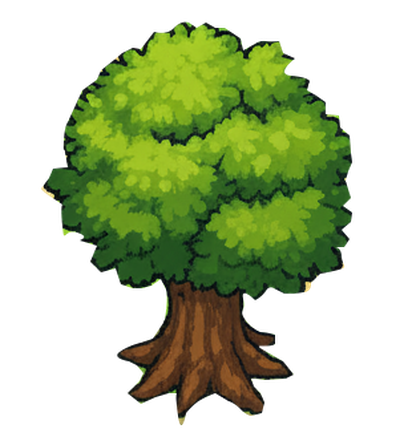
#> input picture pre_assets/pngs/20/1.png, 400 x 441 px
$ python generate_background.py
#> lines starting #> are read from the running program, lines starting #| are printed output that depends on the picture
from __future__ import annotations

import math
import random
from pathlib import Path

try:
    from PIL import Image
except ModuleNotFoundError as exc:
    raise SystemExit(
        "Pillow is required to run this script. Install project dependencies first, "
        "then rerun `python3 pre_assets/scripts/generate_background.py`."
    ) from exc


# Final output image size.
OUTPUT_WIDTH = 2500
OUTPUT_HEIGHT = 2500

# PNG sizes matched by sorted filename order: 1.png, 2.png, 3.png, ...
# If you provide a single value, it is reused for every PNG.
# Each value is treated as the max dimension for that PNG while preserving aspect ratio.
PNG_SIZES = [300]
# PNG_SIZES = [200, 200, 800, 200, 200, 300, 600, 200, 200, 250, 600, 250, 200, 600, 300]
#           [ 1,  2,    3,   4,   5,   6,   7,   8,   9,  10,  11, 12, 13,   14,  15]
# Extra space between placed PNGs and from the image edge.
PADDING = 100

# More candidates/attempts usually gives a better spread, but is slower.
CANDIDATES_PER_IMAGE = 800
LAYOUT_ATTEMPTS = 40

# Set to an integer for repeatable results, or None for a fresh random layout each run.
RANDOM_SEED = None


SCRIPT_DIR = Path(__file__).resolve().parent
PRE_ASSETS_DIR = SCRIPT_DIR.parent
BACKGROUND_PATH = PRE_ASSETS_DIR / "background" / "background.png"
PNGS_DIR = PRE_ASSETS_DIR / "pngs" / "20"
OUTPUT_DIR = PRE_ASSETS_DIR / "background"


def sorted_png_paths() -> list[Path]:
    def numeric_key(path: Path) -> tuple[int, str]:
        stem = path.stem
        return (int(stem), path.name) if stem.isdigit() else (10**9, path.name)

    return sorted(PNGS_DIR.glob("*.png"), key=numeric_key)


def resolve_sizes(count: int) -> list[int]:
    if not PNG_SIZES:
        raise ValueError("PNG_SIZES must contain at least one integer.")

    if len(PNG_SIZES) == 1:
        return [int(PNG_SIZES[0])] * count

    if len(PNG_SIZES) != count:
        raise ValueError(
            f"PNG_SIZES has {len(PNG_SIZES)} values, but found {count} PNGs in {PNGS_DIR}."
        )

    return [int(size) for size in PNG_SIZES]


def load_and_resize_images(paths: list[Path], sizes: list[int]) -> list[dict]:
    prepared = []

    for path, target_size in zip(paths, sizes):
        image = Image.open(path).convert("RGBA")
#> image is the input picture: PIL image 400x441 RGBA; mean R, G, B, A 38.8, 52.7, 14.5, 110.4
        image.thumbnail((target_size, target_size), Image.Resampling.LANCZOS)
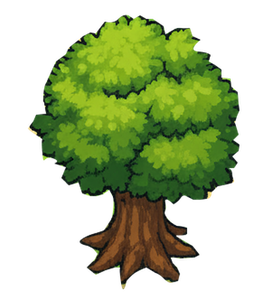
#> image: PIL image 272x300 RGBA; mean R, G, B, A 39.1, 53, 14.6, 110.4; transparent parts drawn white
        prepared.append(
            {
                "name": path.name,
                "image": image,
                "width": image.width,
                "height": image.height,
            }
        )

    # Place larger images first to make packing easier.
    prepared.sort(key=lambda item: max(item["width"], item["height"]), reverse=True)
    return prepared


def rects_overlap(a: tuple[int, int, int, int], b: tuple[int, int, int, int], padding: int) -> bool:
    ax1, ay1, ax2, ay2 = a
    bx1, by1, bx2, by2 = b
    return not (
        ax2 + padding <= bx1
        or bx2 + padding <= ax1
        or ay2 + padding <= by1
        or by2 + padding <= ay1
    )


def rect_center(rect: tuple[int, int, int, int]) -> tuple[float, float]:
    x1, y1, x2, y2 = rect
    return ((x1 + x2) / 2.0, (y1 + y2) / 2.0)


def placement_score(
    rect: tuple[int, int, int, int],
    placed_rects: list[tuple[int, int, int, int]],
) -> float:
    if not placed_rects:
        return 0.0

    cx, cy = rect_center(rect)
    distances = []
    for other in placed_rects:
        ox, oy = rect_center(other)
        distances.append(math.dist((cx, cy), (ox, oy)))

    # Prioritize the minimum distance (max-min spread), with a light tie-breaker for average distance.
    return min(distances) + (sum(distances) / len(distances)) * 0.05


def random_rect(rng: random.Random, item_width: int, item_height: int, width: int, height: int) -> tuple[int, int, int, int]:
    max_x = width - item_width - PADDING
    max_y = height - item_height - PADDING
    if max_x < PADDING or max_y < PADDING:
        raise ValueError(
            f"Image sized {item_width}x{item_height} does not fit inside the {width}x{height} background."
        )

    x = rng.randint(PADDING, max_x)
    y = rng.randint(PADDING, max_y)
    return (x, y, x + item_width, y + item_height)


def build_layout(images: list[dict], width: int, height: int, rng: random.Random) -> list[dict]:
    placed: list[dict] = []
    placed_rects: list[tuple[int, int, int, int]] = []

    for item in images:
        if not placed_rects:
            # Keep first placement fully random to avoid center bias.
            first_rect = random_rect(rng, item["width"], item["height"], width, height)
            placed_item = dict(item)
            placed_item["rect"] = first_rect
            placed.append(placed_item)
            placed_rects.append(first_rect)
            continue

        best_rect = None
        best_score = -1.0

        for _ in range(CANDIDATES_PER_IMAGE):
            candidate = random_rect(rng, item["width"], item["height"], width, height)
            if any(rects_overlap(candidate, other, PADDING) for other in placed_rects):
                continue

            score = placement_score(candidate, placed_rects)
            if score > best_score:
                best_score = score
                best_rect = candidate

        if best_rect is None:
            raise RuntimeError(
                "Could not place all PNGs without overlap. Try smaller PNG_SIZES, "
                "less PADDING, or a larger output size."
            )

        placed_item = dict(item)
        placed_item["rect"] = best_rect
        placed.append(placed_item)
        placed_rects.append(best_rect)

    return placed


def layout_quality(layout: list[dict], width: int, height: int) -> float:
    rects = [item["rect"] for item in layout]
    if not rects:
        return 0.0

    min_gap = float("inf")
    for i, rect in enumerate(rects):
        cx, cy = rect_center(rect)
        for other in rects[i + 1 :]:
            ox, oy = rect_center(other)
            min_gap = min(min_gap, math.dist((cx, cy), (ox, oy)))

    if len(rects) == 1:
        return 0.0

    return min_gap


def choose_best_layout(images: list[dict], width: int, height: int) -> list[dict]:
    best_layout = None
    best_quality = -1.0

    for attempt in range(LAYOUT_ATTEMPTS):
        seed = RANDOM_SEED if RANDOM_SEED is not None else random.randrange(10**9)
        rng = random.Random(seed + attempt)
        layout = build_layout(images, width, height, rng)
        quality = layout_quality(layout, width, height)

        if quality > best_quality:
            best_layout = layout
            best_quality = quality

    if best_layout is None:
        raise RuntimeError("Failed to generate a valid layout.")

    return best_layout


def main() -> None:
    png_paths = sorted_png_paths()
    if not png_paths:
        raise FileNotFoundError(f"No PNGs found in {PNGS_DIR}")

    if not BACKGROUND_PATH.exists():
        raise FileNotFoundError(f"Background image not found: {BACKGROUND_PATH}")

    sizes = resolve_sizes(len(png_paths))
    images = load_and_resize_images(png_paths, sizes)
#> images = 3 items

    background = Image.open(BACKGROUND_PATH).convert("RGBA")
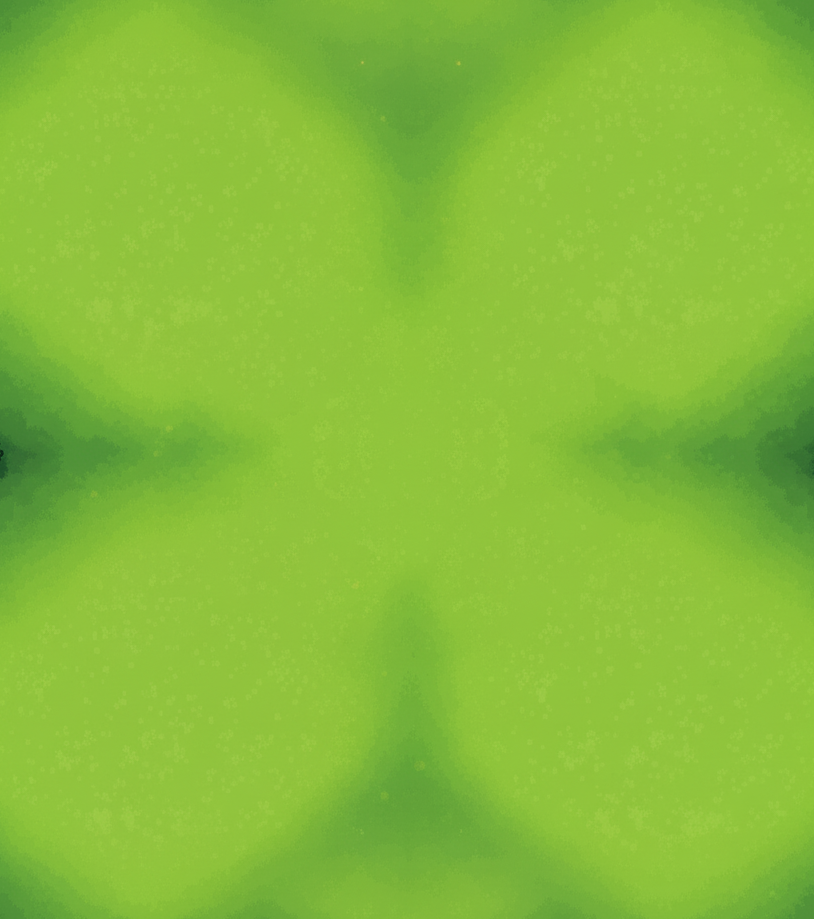
#> input picture pre_assets/background/background.png, 814 x 919 px
    background = background.resize((OUTPUT_WIDTH, OUTPUT_HEIGHT), Image.Resampling.LANCZOS)
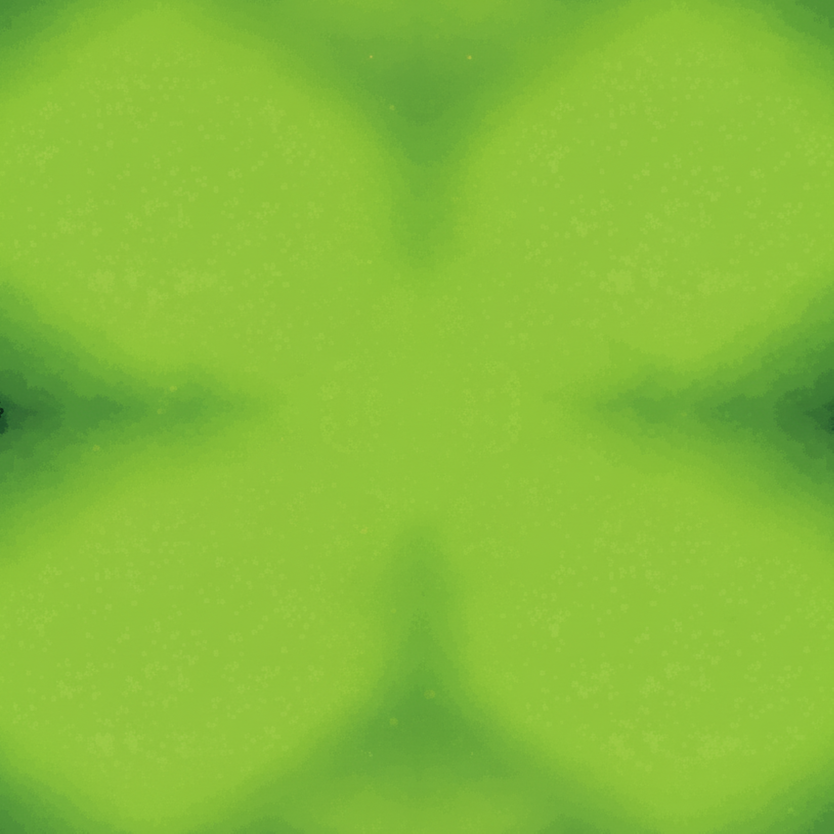
#> background: PIL image 2500x2500 RGBA (shown at 1/3 size); mean R, G, B, A 134.9, 189, 59, 255

    layout = choose_best_layout(images, OUTPUT_WIDTH, OUTPUT_HEIGHT)
#> the loop in choose_best_layout, `for attempt in range(LAYOUT_ATTEMPTS):` made 40 passes
#> (quality, best_quality) on passes 1, 7, 12, 13, 25, 40: (1930.6, 1930.6), (1946, 1946), (1959.4, 1959.4), (1987.5, 1987.5), (1994, 1994), (2007.3, 2007.3)
#> quality on passes 2, 3, 4, 5, 6, 8: 1907.5, 1421.5, 1853, 1926.8, 1582.6, 1918
#> after the loop in choose_best_layout, `for attempt in range(LAYOUT_ATTEMPTS):`: best_quality = 2007.3
#> layout = 3 items

    for item in layout:
        x1, y1, _, _ = item["rect"]
        background.alpha_composite(item["image"], (x1, y1))
#> this loop made 3 passes
#> (x1, y1) on passes 1 to 3: (1251, 2059), (148, 107), (2149, 139)

    OUTPUT_DIR.mkdir(parents=True, exist_ok=True)
    output_path = OUTPUT_DIR / f"background-{OUTPUT_WIDTH}x{OUTPUT_HEIGHT}.png"
    background.save(output_path)
    print(f"Saved {output_path}")


if __name__ == "__main__":
    main()
